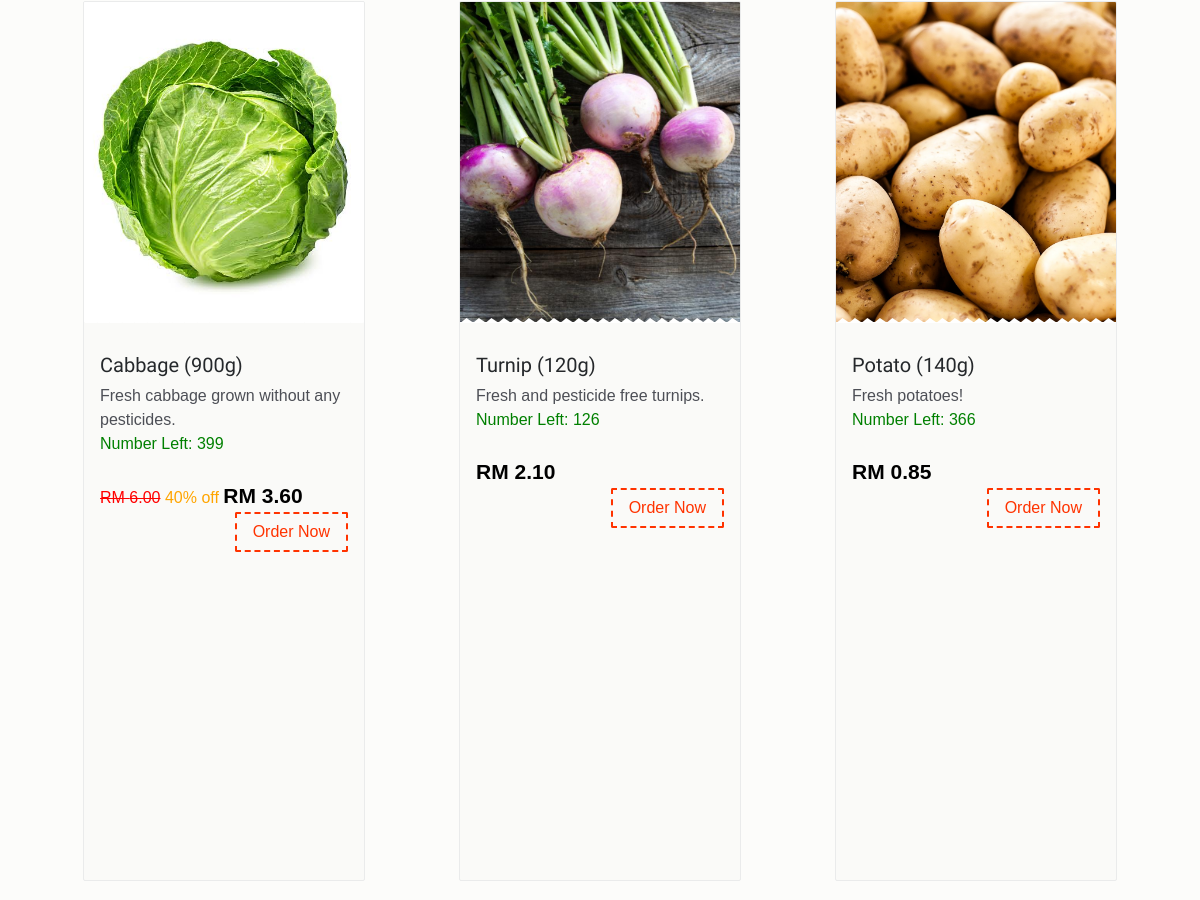
The app's page /search.php?category=1 (signed in, middle part), older data.
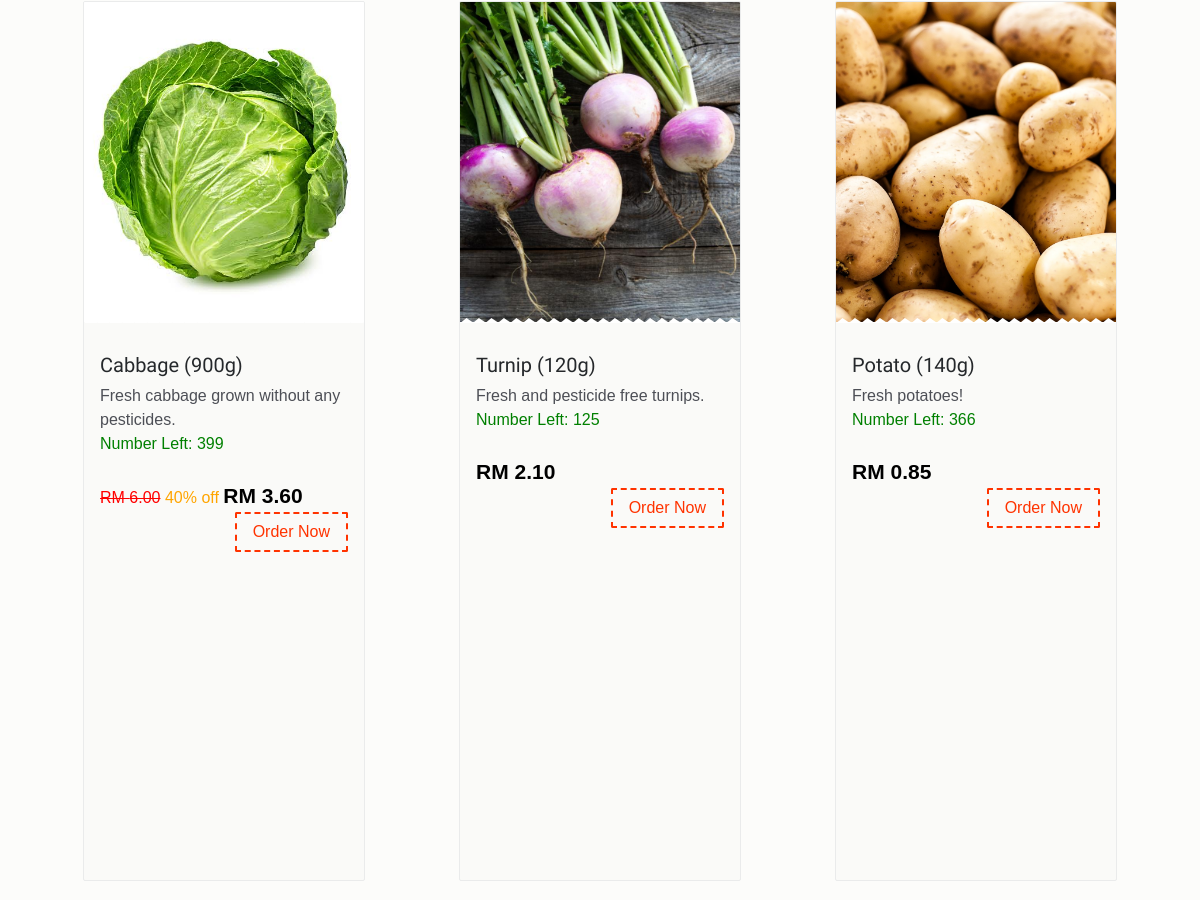
The same page, newer data.
### tables this page shows
CREATE TABLE `tblprice` (
  `priceNo` int(10) NOT NULL,
  `productID` varchar(30) NOT NULL,
  `proQuant` int(11) NOT NULL,
  `proWeight` int(20) NOT NULL,
  `proPrice` float NOT NULL,
  `proDisc` int(11) NOT NULL DEFAULT 0
);

CREATE TABLE `product` (
  `product_id` int(11) NOT NULL,
  `productCode` varchar(30) NOT NULL,
  `product_name` varchar(255) NOT NULL,
  `product_image` text NOT NULL,
  `descr` varchar(500) NOT NULL,
  `categories_id` int(11) NOT NULL,
  `owner` text NOT NULL,
  `product_date` text NOT NULL,
  `lowStock` int(5) NOT NULL,
  `status` int(11) NOT NULL DEFAULT 0
);

### config/search.php (called while the page is built)
<?php
$max = 12;

### search.php (the view, shortened to what this page needs)
<!DOCTYPE html>
<html lang="en">
<head>
    <link href="css/bootstrap.min.css" rel="stylesheet">
    <link href="css/font-awesome.min.css" rel="stylesheet">
    <link href="css/animsition.min.css" rel="stylesheet">
    <link href="css/animate.css" rel="stylesheet">
    <link href="css/style.css" rel="stylesheet">
</head>
<body class="home">
    <?php
    include("config/connect.php");
    include("config/search.php");
    include("includes/header.php");
    ?>
        <?php
        include("includes/categories_bar.php");
        ?>
    <?php
    echo '<section class="popular">
            <div class="container">
                <div class="title text-xs-center m-b-30">
                    <h2>Search Results</h2>
                </div>
                <div class="row">';
                if (isset($_GET['query']))
                {
                    $query = mysqli_query($db,"SELECT * from product JOIN tblprice ON product.product_id = tblprice.productID WHERE product_name LIKE '%".addslashes($_GET['query'])."%' LIMIT ".$max);
                }
                else if (isset($_GET['category']))
                {
                    $query = mysqli_query($db,"SELECT * from product JOIN tblprice ON product.product_id = tblprice.productID WHERE categories_id = ".addslashes($_GET['category'])." LIMIT ".$max);
                }
                while($product=mysqli_fetch_array($query))
                {
                    echo '<div class="col-xs-12 col-sm-6 col-md-4 food-item">
                            <div class="food-item-wrap">
                                <div class="figure-wrap bg-image search-product" data-image-src="'.$product['product_image'].'">
                                </div>
                                <div class="product content" >
                                    <div class="price-btn-block" data-price-id="'.$product['priceNo'].'" data-product-owner="'.$product['owner'].'">
                                        <a href="products.php?merchant='.$product['owner'].'"> <h5>'.$product['product_name'].' ('.$product['proWeight'].'g)</h5></a>
                                        <div>'.$product['descr'].'</div>
                                        <div class="product-name" style="color: green;">Number Left: '. (int) $product['proQuant'].'</div>';
                                        $stmt = $db->prepare("SELECT price FROM custom_prices WHERE price_id = ? AND user_id = ?");
                                        $stmt->bind_param("ii", $product['priceNo'], $_SESSION['user_id']);
                                        $stmt->execute();
                                        $custom = $stmt->get_result();
                                        $customPrice = number_format($custom->fetch_assoc()['price'], 2, '.', '');
                                        if ($customPrice != 0) {
                                        echo '            <span class="price">RM ' . $customPrice . '</span>';
                                        }
                                        else if ($product['proDisc'] == 0) {
                                        echo '            <span class="price">RM ' . number_format($product['proPrice'], 2) . '</span>';
                                        }
                                        else {
                                        echo '            <a style="text-decoration: line-through; color: red;">RM ' . number_format($product['proPrice'], 2, '.', '') . '</a>
                                                          <a style="color: orange;">'. $product['proDisc'] .'% off</a>
                                                          <span class="price">RM ' . number_format($product['proPrice']*(1-$product['proDisc']/100), 2, '.', '') . '</span>';
                                        }
                                        echo '
                                        <br/><button class="btn theme-btn-dash pull-right addToCart">Order Now</button>
                                    </div>
                                </div>
                            </div>
                        </div>';
                }
        echo   '</div>
            </div>
        </section>';
    ?>
</body>
</html>

Row changes from the older to the newer data that the page shows:
changed tblprice "Turnip": proQuant "126" → "125"
